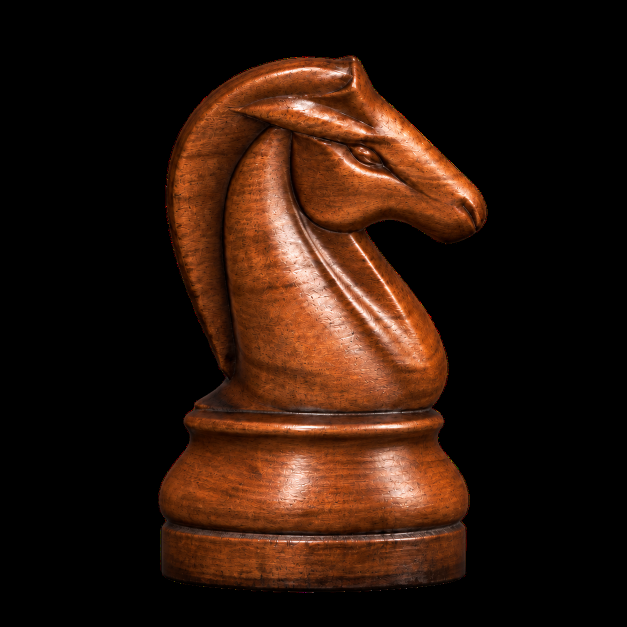
#> input picture assets/knight/concepts/side-01-cutout.png, 1254 x 1254 px (shown at 1/2 size)
$ python -i study.py   (imports and definitions only)
#> lines starting #> are read from the running program, lines starting #| are printed output that depends on the picture
from pathlib import Path
import json,sys
import numpy as np
from PIL import Image,ImageDraw,ImageFilter,ImageFont,ImageOps
sys.dont_write_bytecode=True
D=Path(__file__).resolve().parent;sys.path.insert(0,str(D))
from reference_images import registered,black
from eye_study import metrics
BOX=(448,444,594,527)
F=ImageFont.truetype('C:/Windows/Fonts/segoeui.ttf',15)
RES=Image.Resampling.LANCZOS
def crop_rgb(name):
    im=black(Image.open(name).convert('RGBA'))
    return im.crop(BOX) if im.width>600 else im
def lower(im):
    anchors=np.array(json.loads((D/'lower-trace.json').read_text())['anchors'])
    x=np.arange(459,548);yc=np.rint(np.interp(x,anchors[:,0],anchors[:,1])).astype(int)
    dy=np.arange(-11,14)
    light=np.asarray(im.filter(ImageFilter.GaussianBlur(1.8)),float)@[.2126,.7152,.0722]
    band=light[yc-BOX[1]+dy[:,None],x[None,:]-BOX[0]]
    peak=band[(dy>=-5)&(dy<=6)].max(axis=0);background=np.median(band[(dy>=9)&(dy<=13)],axis=0)
    p=np.convolve(np.pad(np.maximum(0,peak-background),(2,2),mode='edge'),np.ones(5)/5,'valid')
    c=np.cumsum(p)/max(p.sum(),1e-8)
    lo,mid,hi=[int(x[min(np.searchsorted(c,q),len(x)-1)]) for q in [.1,.5,.9]]
    return {'x10':lo,'x50':mid,'x90':hi,'width80':hi-lo,'peak':int(x[p.argmax()]),'peak_prominence':round(float(p.max()),2),'sum':round(float(p.sum()),2),'profile':np.round(p,1).tolist()}
def run(keys):
    refs=registered()
    objs=[('Original',black(refs['original']).crop(BOX),None),('Black 2',black(refs['selected']).crop(BOX),None)]
    for key in keys:
        label='Parent' if key in ['-1','parent'] else '15B' if key=='knight' else key
        file=D/('wood.png' if key=='knight' else 'parent-wood.png' if key=='parent' else f'trial-{key}-fixed.png')
        if file.exists(): objs.append((label,crop_rgb(file),key))
    c=Image.new('RGB',(224*len(objs),597),'#252927');dr=ImageDraw.Draw(c);output={}
    for i,(name,im,key) in enumerate(objs):
        x=224*i;dr.text((x+6,4),name,font=F,fill='white');c.paste(im.resize((224,128),RES),(x,29))
        stats=lower(im);eye=metrics(im,objs[1][1]);stats['inner_eye']=eye['inner_eye'];stats['eye_trace']=eye['trace_x508_516']
        polygon=json.loads((D/'inner-source.json').read_text())['polygon']
        mr=Image.new('L',im.size);ImageDraw.Draw(mr).polygon([(x-BOX[0],y-BOX[1]) for x,y in polygon],fill=255)
        m=np.asarray(mr)>0;yy,xx=np.indices(m.shape);xx+=BOX[0];yy+=BOX[1]
        light=np.asarray(im.filter(ImageFilter.GaussianBlur(1.25)),float)@[.2126,.7152,.0722]
        high=m*np.maximum(light-np.percentile(light[m],65),0);q=np.unravel_index(high.argmax(),m.shape)
        stats['inner_light']={'brightest':[int(xx[q]),int(yy[q])],'nose_percent':round(float(100*high[xx>=517].sum()/high.sum()),2)}
        text=f"80% {stats['x10']}–{stats['x90']} · peak {stats['peak']}"
        dr.text((x+4,162),text,font=F,fill='#e5e1d8')
        print(name,text,stats['peak_prominence'],eye['inner_eye'],stats['inner_light'],flush=True)
        output[name]=stats
        if key is None:continue
        for row,mode in enumerate(['side','clay']):
            if key in ['knight','parent']:file=D/('portraits-B' if key=='knight' else 'portraits-parent')/('walnut-near.png' if mode=='side' else 'clay-near.png')
            else:file=D/f'trial-{key}-{mode}.png'
            if file.exists():
                o=Image.open(file).convert('RGB');w,h=o.size
                o=o.crop((int(.20*w),int(.08*h),int(.86*w),int(.85*h)))
                c.paste(ImageOps.fit(o,(224,190),method=RES),(x,195+row*198))
    stem='comparison' if 'knight' in keys else 'study'
    c.save(D/(stem+'.png'));(D/(stem+'.json')).write_text(json.dumps(output,indent=2)+'\n')
# [1 line not run here, left out]

>>> import cv2
>>> picture = cv2.imread('../../../../assets/knight/concepts/side-01-cutout.png', cv2.IMREAD_GRAYSCALE)
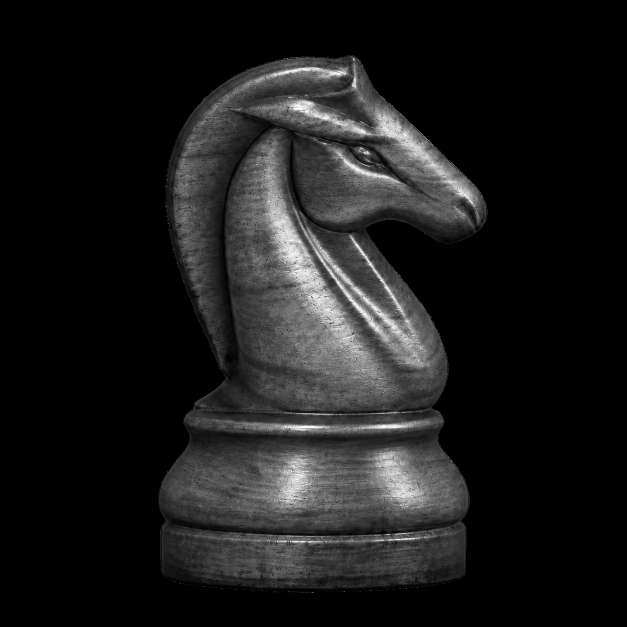
#> picture: shape (1254, 1254) (shown at 1/2 size); min 0, max 255, mean 27.1
#> (the run stopped early here; a loop or call above may not have finished)

$ run again, on assets/bishop/inferred-pigment-source-v1.png
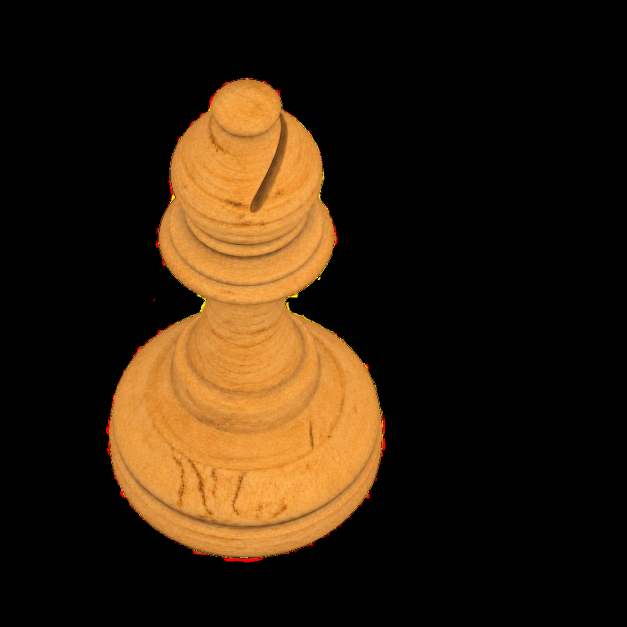
#> input picture assets/bishop/inferred-pigment-source-v1.png, 1254 x 1254 px (shown at 1/2 size)
#> `picture = cv2.imread('../../../../assets/knight/concepts/side-01-cutou..`:
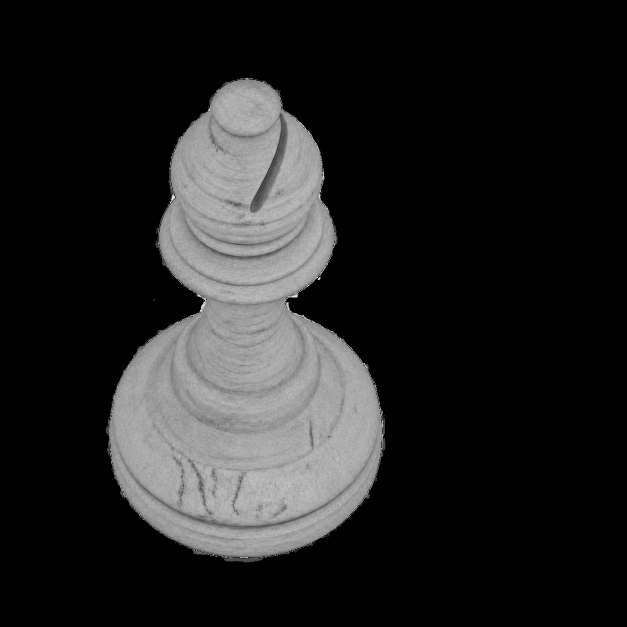
#> picture: shape (1254, 1254) (shown at 1/2 size); min 0, max 255, mean 34.5
